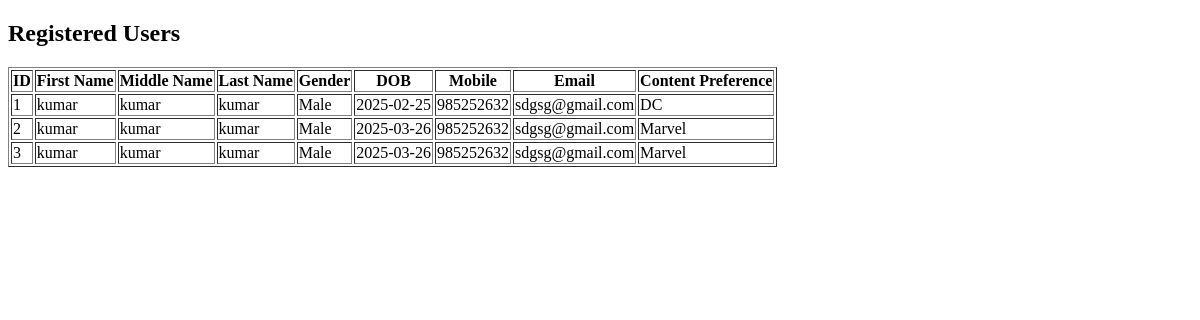
/users, run on an earlier commit of the app's database.
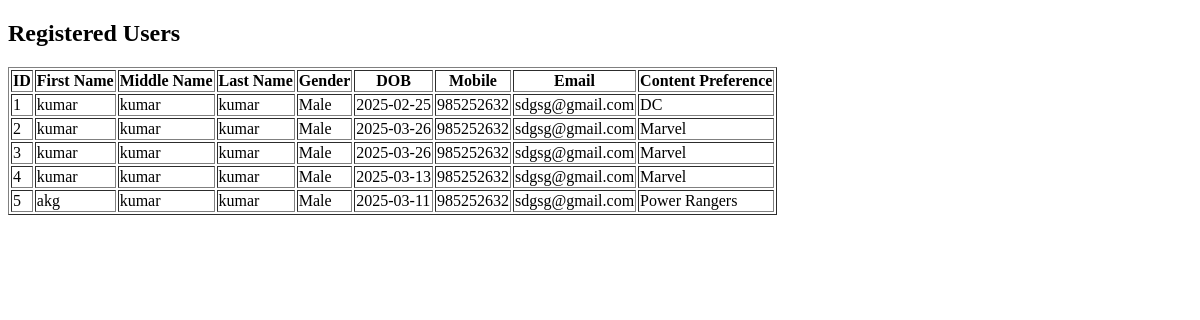
And on a later commit of the database.
### tables this page shows
CREATE TABLE users (
                        id INTEGER PRIMARY KEY AUTOINCREMENT,
                        first_name TEXT,
                        middle_name TEXT,
                        last_name TEXT,
                        gender TEXT,
                        dob TEXT,
                        mobile TEXT,
                        email TEXT,
                        password TEXT,
                        content TEXT);

### app.py (the view)
@app.route('/users')
def view_users():
    conn = sqlite3.connect('users.db')
    cursor = conn.cursor()
    cursor.execute("SELECT * FROM users;")
    users = cursor.fetchall()
    conn.close()
    return render_template('users.html', users=users)

### templates/users.html (shortened to what this page needs)
<!DOCTYPE html>
<html lang="en">
<head>
</head>
<body>
    <h2>Registered Users</h2>
    <table border="1">
        <tr>
            <th>ID</th>
            <th>First Name</th>
            <th>Middle Name</th>
            <th>Last Name</th>
            <th>Gender</th>
            <th>DOB</th>
            <th>Mobile</th>
            <th>Email</th>
            <th>Content Preference</th>
        </tr>
        {% for user in users %}
        <tr>
            <td>{{ user[0] }}</td>
            <td>{{ user[1] }}</td>
            <td>{{ user[2] }}</td>
            <td>{{ user[3] }}</td>
            <td>{{ user[4] }}</td>
            <td>{{ user[5] }}</td>
            <td>{{ user[6] }}</td>
            <td>{{ user[7] }}</td>
            <td>{{ user[9] }}</td>
        </tr>
        {% endfor %}
    </table>
</body>
</html>

What changed in the data, as far as the page shows it:
added users: id "4", first_name "kumar", middle_name "kumar", last_name "kumar", gender "Male", dob "2025-03-13", mobile "985252632", email "sdgsg@gmail.com", content "Marvel"
added users: id "5", first_name "akg", middle_name "kumar", last_name "kumar", gender "Male", dob "2025-03-11", mobile "985252632", email "sdgsg@gmail.com", content "Power Rangers"
